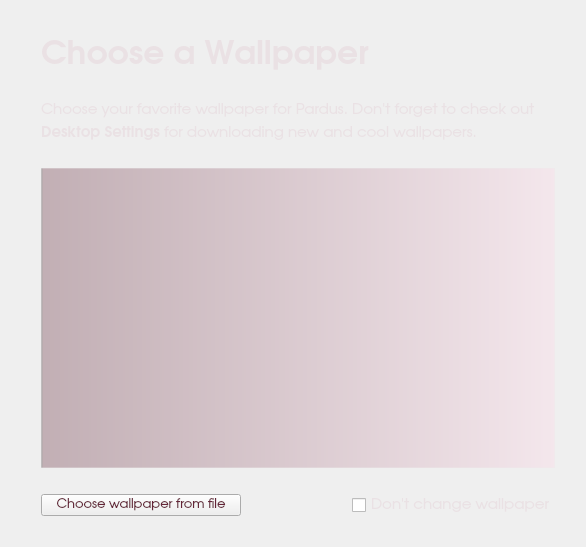
<?xml version="1.0" encoding="UTF-8"?>
<ui version="4.0">
 <class>wallpaperWidget</class>
 <widget class="QWidget" name="wallpaperWidget">
  <property name="geometry">
   <rect>
    <x>0</x>
    <y>0</y>
    <width>586</width>
    <height>547</height>
   </rect>
  </property>
  <property name="windowTitle">
   <string>Wallpaper</string>
  </property>
  <property name="styleSheet">
   <string>color: rgb(234, 225, 228);</string>
  </property>
  <layout class="QGridLayout" name="gridLayout">
   <item row="5" column="1">
    <layout class="QVBoxLayout" name="verticalLayout">
     <item>
      <widget class="QListWidget" name="listWallpaper">
       <property name="sizePolicy">
        <sizepolicy hsizetype="Expanding" vsizetype="Fixed">
         <horstretch>0</horstretch>
         <verstretch>0</verstretch>
        </sizepolicy>
       </property>
       <property name="minimumSize">
        <size>
         <width>0</width>
         <height>300</height>
        </size>
       </property>
       <property name="styleSheet">
        <string>#listWallpaper{background-color: qlineargradient(spread:pad, x1:0, y1:0, x2:1, y2:0, stop:0 rgba(0, 0, 0, 81), stop:0.00537634 rgba(95, 34, 52, 80), stop:1 rgba(255, 213, 230, 80));

border: 1px solid rgb(236, 236, 236, 80);}</string>
       </property>
       <property name="frameShape">
        <enum>QFrame::NoFrame</enum>
       </property>
       <property name="frameShadow">
        <enum>QFrame::Sunken</enum>
       </property>
       <property name="alternatingRowColors">
        <bool>false</bool>
       </property>
       <property name="textElideMode">
        <enum>Qt::ElideRight</enum>
       </property>
       <property name="resizeMode">
        <enum>QListView::Fixed</enum>
       </property>
       <property name="layoutMode">
        <enum>QListView::SinglePass</enum>
       </property>
       <property name="spacing">
        <number>0</number>
       </property>
       <property name="gridSize">
        <size>
         <width>0</width>
         <height>110</height>
        </size>
       </property>
       <property name="viewMode">
        <enum>QListView::ListMode</enum>
       </property>
       <property name="modelColumn">
        <number>0</number>
       </property>
       <property name="uniformItemSizes">
        <bool>false</bool>
       </property>
       <property name="batchSize">
        <number>100</number>
       </property>
      </widget>
     </item>
     <item>
      <spacer name="verticalSpacer_3">
       <property name="orientation">
        <enum>Qt::Vertical</enum>
       </property>
       <property name="sizeType">
        <enum>QSizePolicy::Fixed</enum>
       </property>
       <property name="sizeHint" stdset="0">
        <size>
         <width>20</width>
         <height>20</height>
        </size>
       </property>
      </spacer>
     </item>
     <item>
      <layout class="QHBoxLayout" name="horizontalLayout">
       <item>
        <widget class="QPushButton" name="buttonChooseWp">
         <property name="minimumSize">
          <size>
           <width>200</width>
           <height>0</height>
          </size>
         </property>
         <property name="font">
          <font>
           <family>URW Gothic L</family>
           <pointsize>10</pointsize>
          </font>
         </property>
         <property name="styleSheet">
          <string notr="true">color: #642437;</string>
         </property>
         <property name="text">
          <string>Choose wallpaper from file</string>
         </property>
        </widget>
       </item>
       <item>
        <spacer name="horizontalSpacer_5">
         <property name="orientation">
          <enum>Qt::Horizontal</enum>
         </property>
         <property name="sizeType">
          <enum>QSizePolicy::Expanding</enum>
         </property>
         <property name="sizeHint" stdset="0">
          <size>
           <width>20</width>
           <height>20</height>
          </size>
         </property>
        </spacer>
       </item>
       <item>
        <widget class="QCheckBox" name="checkBox">
         <property name="font">
          <font>
           <family>URW Gothic L</family>
           <pointsize>11</pointsize>
          </font>
         </property>
         <property name="styleSheet">
          <string notr="true"/>
         </property>
         <property name="text">
          <string>Don't change wallpaper</string>
         </property>
        </widget>
       </item>
      </layout>
     </item>
    </layout>
   </item>
   <item row="5" column="0">
    <spacer name="horizontalSpacer_3">
     <property name="orientation">
      <enum>Qt::Horizontal</enum>
     </property>
     <property name="sizeType">
      <enum>QSizePolicy::Fixed</enum>
     </property>
     <property name="sizeHint" stdset="0">
      <size>
       <width>30</width>
       <height>20</height>
      </size>
     </property>
    </spacer>
   </item>
   <item row="5" column="2">
    <spacer name="horizontalSpacer_4">
     <property name="orientation">
      <enum>Qt::Horizontal</enum>
     </property>
     <property name="sizeType">
      <enum>QSizePolicy::Fixed</enum>
     </property>
     <property name="sizeHint" stdset="0">
      <size>
       <width>20</width>
       <height>20</height>
      </size>
     </property>
    </spacer>
   </item>
   <item row="4" column="1">
    <spacer name="verticalSpacer_4">
     <property name="orientation">
      <enum>Qt::Vertical</enum>
     </property>
     <property name="sizeType">
      <enum>QSizePolicy::Fixed</enum>
     </property>
     <property name="sizeHint" stdset="0">
      <size>
       <width>20</width>
       <height>20</height>
      </size>
     </property>
    </spacer>
   </item>
   <item row="3" column="1">
    <widget class="QLabel" name="labelMouseDesc">
     <property name="minimumSize">
      <size>
       <width>300</width>
       <height>0</height>
      </size>
     </property>
     <property name="font">
      <font>
       <family>URW Gothic L</family>
       <pointsize>11</pointsize>
      </font>
     </property>
     <property name="styleSheet">
      <string notr="true"/>
     </property>
     <property name="text">
      <string>Choose your favorite wallpaper for Pardus. Don't forget to check out &lt;b&gt;Desktop Settings&lt;/b&gt; for downloading new and cool wallpapers.</string>
     </property>
     <property name="wordWrap">
      <bool>true</bool>
     </property>
    </widget>
   </item>
   <item row="1" column="1">
    <widget class="QLabel" name="label">
     <property name="sizePolicy">
      <sizepolicy hsizetype="Fixed" vsizetype="Fixed">
       <horstretch>0</horstretch>
       <verstretch>0</verstretch>
      </sizepolicy>
     </property>
     <property name="minimumSize">
      <size>
       <width>0</width>
       <height>50</height>
      </size>
     </property>
     <property name="font">
      <font>
       <family>URW Gothic L</family>
       <pointsize>25</pointsize>
       <weight>75</weight>
       <bold>true</bold>
      </font>
     </property>
     <property name="styleSheet">
      <string/>
     </property>
     <property name="text">
      <string>Choose a Wallpaper</string>
     </property>
    </widget>
   </item>
   <item row="0" column="1">
    <spacer name="verticalSpacer">
     <property name="orientation">
      <enum>Qt::Vertical</enum>
     </property>
     <property name="sizeType">
      <enum>QSizePolicy::Expanding</enum>
     </property>
     <property name="sizeHint" stdset="0">
      <size>
       <width>20</width>
       <height>40</height>
      </size>
     </property>
    </spacer>
   </item>
   <item row="2" column="1">
    <spacer name="verticalSpacer_5">
     <property name="orientation">
      <enum>Qt::Vertical</enum>
     </property>
     <property name="sizeType">
      <enum>QSizePolicy::Fixed</enum>
     </property>
     <property name="sizeHint" stdset="0">
      <size>
       <width>20</width>
       <height>20</height>
      </size>
     </property>
    </spacer>
   </item>
   <item row="6" column="1">
    <spacer name="verticalSpacer_6">
     <property name="orientation">
      <enum>Qt::Vertical</enum>
     </property>
     <property name="sizeType">
      <enum>QSizePolicy::Fixed</enum>
     </property>
     <property name="sizeHint" stdset="0">
      <size>
       <width>20</width>
       <height>20</height>
      </size>
     </property>
    </spacer>
   </item>
  </layout>
 </widget>
 <resources/>
 <connections/>
</ui>
